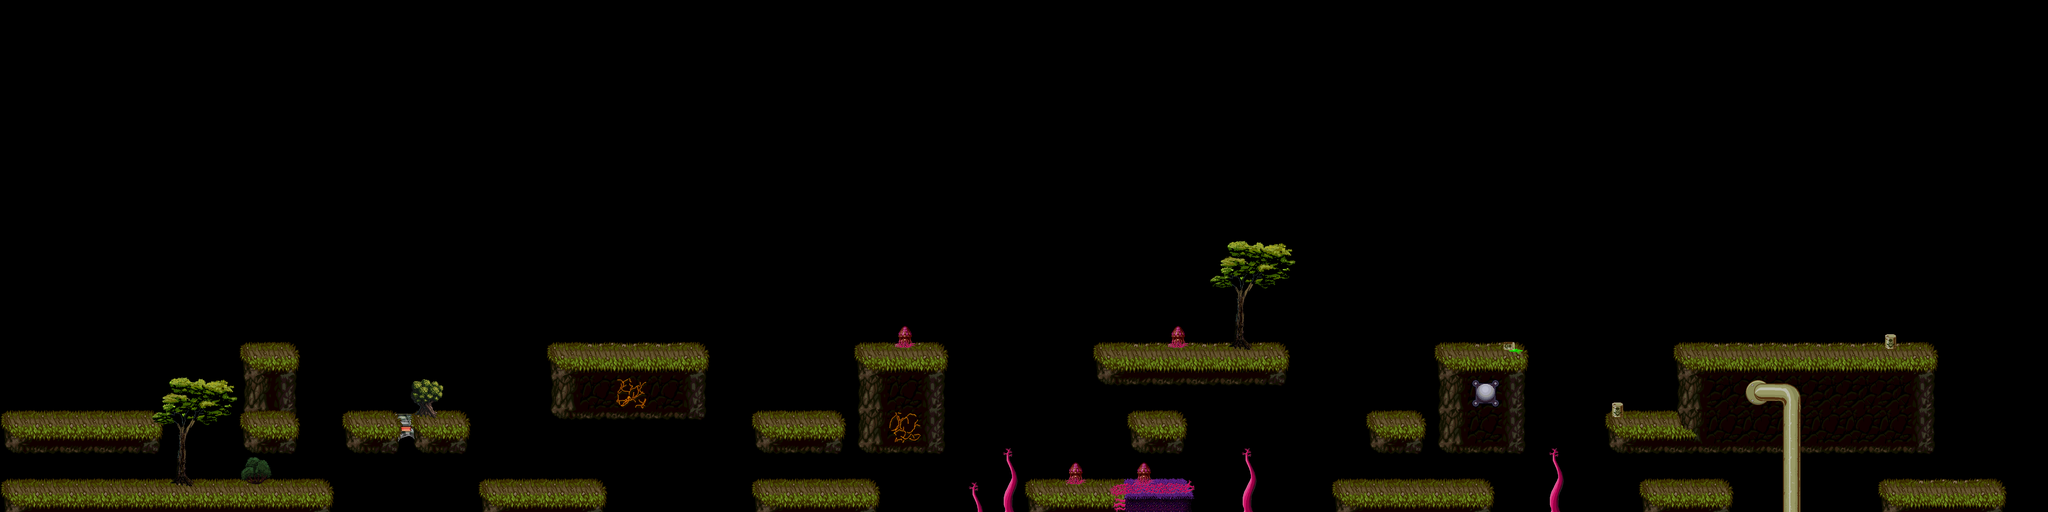

Below is a game level as drawn by its tile map, then a one-line description and the .tmx that defines it (tile-layer data replaced by summaries):
An orthogonal 60x15 tile map with 128x128 px tiles, 7 tile layers (Background, Decal, Collision, CollisionTop, ...).

<map version="1.0" orientation="orthogonal" width="60" height="15" tilewidth="128" tileheight="128">
 <tileset firstgid="1" name="tiles_aubrey" tilewidth="128" tileheight="128">
  <image source="tiles_aubrey.png" width="2048" height="2048" />
 </tileset>
 <layer name="Background" width="60" height="15">
  <data>[900 cells, 86 non-empty, 13 distinct tile ids]</data>
 </layer>
 <layer name="Decal" width="60" height="15">
  <data>[900 cells, 3 non-empty, 2 distinct tile ids]</data>
 </layer>
 <layer name="Collision" width="60" height="15">
  <data>[900 cells, 0 non-empty, 0 distinct tile ids]</data>
 </layer>
 <layer name="CollisionTop" width="60" height="15">
  <data>[900 cells, 88 non-empty, 12 distinct tile ids]</data>
 </layer>
 <layer name="CollisionBottom" width="60" height="15">
  <data>[900 cells, 0 non-empty, 0 distinct tile ids]</data>
 </layer>
 <layer name="Backdrop" width="60" height="15">
  <data>[900 cells, 34 non-empty, 18 distinct tile ids]</data>
 </layer>
 <layer name="Foreground" width="60" height="15">
  <data>[900 cells, 0 non-empty, 0 distinct tile ids]</data>
 </layer>
</map>
